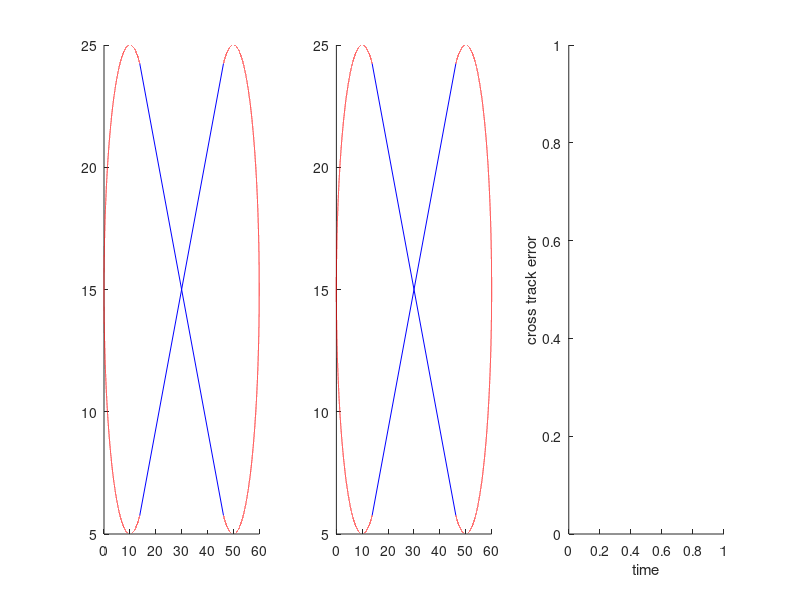

This figure's MATLAB source: (Note: this script raises an error after producing the figure.)
%%
clc, clear all, close all

%profile on

Cx1 = 10;
Cy1 = 15;
Cx2 = 50;
Cy2 = 15;
R1 = 10;
R2 = 10;

delta = pi/8;

theta1 = [ (pi/2 - delta) : 0.0001 : ((3*pi)/2 + delta) ];
theta2 = [ -(pi/2 + delta) : 0.0001 : (pi/2 + delta) ];

%theta3 = [ -(pi/2 + delta) : 0.0001 : (3*pi)/2 ];

Xarc1 = Cx1+R1*cos(theta1);
Yarc1 = Cy1+R1*sin(theta1);

Xarc2 = Cx2+R2*cos(theta2);
Yarc2 = Cy2+R2*sin(theta2);

%Xarc3 = Cx2+R2*cos(theta3);
%Yarc3 = Cy2+R2*sin(theta3);


Dx1 = Xarc1(length(Xarc1));
Dy1 = Yarc1(length(Yarc1));

Dx2 = Xarc1(1);
Dy2 = Yarc1(1);

Ex1 = Xarc2(1);
Ey1 = Yarc2(1);

Ex2 = Xarc2(length(Xarc2));
Ey2 = Yarc2(length(Yarc2));


X_reta1= [Dx1 Ex2];
Y_reta1= [Dy1 Ey2];
X_reta2= [Dx2 Ex1];
Y_reta2= [Dy2 Ey1];




figure(1)
hold on
grid on
%ffullscreen()

%subplot(1,2,1), hold on
subplot(1,3,1), hold on
% plot(Xarc1,Yarc1,'-r')
% plot(Xarc2,Yarc2,'-r')
% plot(Xarc3,Yarc3,'--r')
% plot(X_reta1,Y_reta1,'-b');
% plot(X_reta2,Y_reta2,'-b');
plot(Xarc1,Yarc1,'-r', Xarc2,Yarc2,'-r', ...
    X_reta1,Y_reta1,'-b', X_reta2,Y_reta2,'-b')


%subplot(1,2,2), hold on
subplot(1,3,2), hold on
plot(Xarc1,Yarc1,'-r', Xarc2,Yarc2,'-r', ...
    X_reta1,Y_reta1,'-b', X_reta2,Y_reta2,'-b')


subplot(1,3,3), hold on
xlabel('time')
ylabel('cross track error')

%FullScreen:
set(gcf, 'Position', get(0, 'Screensize'));

%Passar as retas para arrays de muitos pontos
%para depois os percorrermos no ciclo while
reta1Xvector = linspace(X_reta1(1), X_reta1(2), length(Xarc2));
reta1Yvector = linspace(Y_reta1(1), Y_reta1(2), length(Xarc2));

reta2Xvector = linspace(X_reta2(1), X_reta2(2), length(Xarc2));
reta2Yvector = linspace(Y_reta2(1), Y_reta2(2), length(Xarc2));


% 
% reta1Xvector = linspace(X_reta1(1), X_reta1(2), ceil(39270/6));
% reta1Yvector = linspace(Y_reta1(1), Y_reta1(2), ceil(39270/6));
% 
% reta2Xvector = linspace(X_reta2(1), X_reta2(2), ceil(39270/6));
% reta2Yvector = linspace(Y_reta2(1), Y_reta2(2), ceil(39270/6));



%Percurso: Reta1-Arco-Reta2-Arco
%Corrigir o sentido dos arrays:
%Arco-2 (sentido descendente) : flip(arc2)
%Reta-2 (sentido ascendente) : flip(reta2)
PontosX = [reta1Xvector, flip(Xarc2), flip(reta2Xvector), Xarc1];
PontosY = [reta1Yvector, flip(Yarc2), flip(reta2Yvector), Yarc1];





%Definir um ponto inicial no mapa adicionando um Offset
%para que n�o coincida exatamente com o ponto da curva
startIndex = randi([1 length(PontosX)]);
Pxinicial = PontosX(startIndex) + gerarOffset(rand());
Pyinicial = PontosY(startIndex) + gerarOffset(rand());


%Pxatual = Pxinicial
%Pyatual = Pyinicial


%Pxatual = 15;  %Pxinicial
%Pyatual = 13;  %Pyinicial


Pxatual = 20 + 2*round(randn,2)  %Pxinicial
Pyatual = 11 + 2*round(randn,2)  %Pyinicial

%Obter a interse��o das duas retas:
%[intersectX, intersectY] = intersections(Dx1, Dy1, Dx2, Dy2, Ex1, Ey1, Ex2, Ey2);
[intersectX, intersectY] = intersections(Dx1, Dy1, Dx2, Dy2, Ex1, Ey1, Ex2, Ey2);
%Obter o estado inicial:

%Estado 0: tri�ngulo inferior esquerdo
%Estado 1: tri�ngulo superior direito
%Estado 2: arco-2 (o da direita)
%Estado 3: tri�ngulo inferior direito
%Estado 4: tri�ngulo superior esquerdo
%Estado 5: arco-1 (o da esquerda)
[state, Q, d] = initialState(Pxatual,Pyatual, ...
                          Dx1, Dy1, Ex1, Ey1, Dx2, Dy2, Ex2, Ey2, ...
                          Cx1, Cy1, Cx2 , Cy2, R1, R2, ...
                          intersectX, delta)
% subplot(1,2,1)
% plot(Pxatual,Pyatual,'.-c')
% plot(Q(1), Q(2),'.-r')
% plot([Pxatual Q(1)], [Pyatual Q(2)], ':m')




%Control_PD(Pxatual, Pyatual, Dx1, Dy1, Ex2, Ey2, Ex1, Ey1, Dx2, Dy2, R1, R2, state)
% Kp = 0.08125;
% Kd = 0.5005;
threshold = d;
Kp = 5 %0.0709      
Kd = 10 %0.467

Kp = 5.0700
Kp = 2
Kd = 9.9300

Ki = 0.005;

custo = 0;
profile off
profile on
%{
custo = CostControl_PD_KpKd(Pxatual, Pyatual, ...
                Dx1, Dy1, Ex2, Ey2, Ex1, Ey1, Dx2, Dy2, ... 
                R1, R2, Cx1, Cy1, Cx2, Cy2, ...
                state, Kp, Kd, Ki, threshold, Q)
custo = CostControl_PD_KpKd(Pxatual, Pyatual, ...
                Dx1, Dy1, Ex2, Ey2, Ex1, Ey1, Dx2, Dy2, ... 
                R1, R2, Cx1, Cy1, Cx2, Cy2, ...
                state, Kp, Kd, Ki, threshold, Q)

%}





tic

custo = CostControl_PD_KpKdKi(Pxatual, Pyatual, ...
                Dx1, Dy1, Ex2, Ey2, Ex1, Ey1, Dx2, Dy2, ... 
                R1, R2, Cx1, Cy1, Cx2, Cy2, ...
                state, Kp, Kd, Ki, threshold, Q)
toc

profile off
profile viewer


%%
close all
figure(2)

















%%
clc, close all

Kp = 5.0700
Kd = 9.9300

custo = 0
melhorCusto = 78.075 %Kp = 5.07, Kd = 9.93, Ki = 0.005
iter = 0;
totalIters = 0;
j=25000;

%Kp = 5.07, Kd = 9.93, Ki = 0.005
loopTime = tic;

step = 0.001*10

for Kp = 4.000:step:5.000
    for Kd = 8.000:step:12.000
        for Ki = 0.001:step:10.00
            t0 = tic;
            custo = CostControl_PD_KpKdKi_SemPlots(Pxatual, Pyatual, ...
                    Dx1, Dy1, Ex2, Ey2, Ex1, Ey1, Dx2, Dy2, ... 
                    R1, R2, Cx1, Cy1, Cx2, Cy2, ...
                    state, Kp, Kd, Ki, threshold, Q);
            if (custo < melhorCusto)
                dt = toc(t0);
                melhorCusto = custo;
                fprintf("Kp = %.4f | Kd = %.4f | Ki = %.4f | Custo = %.5f | dt = %.4f [s]\n-------------\n", Kp, Kd, Ki, melhorCusto, dt);
                fid = fopen('valoresKpKdKi.txt','a');
                fprintf(fid, "Kp = %.4f | Kd = %.4f | Ki = %.4f | Custo = %.5f | dt = %.4f [s]\n-------------\n", Kp, Kd, Ki, melhorCusto, dt);
                fclose(fid);
            end

            if (rem(iter, j) == 0)
                %De j em j mostra quantas itera��es j� fez
                totalIters = totalIters + j;
                fprintf("TotalIterations = %d | Kp = %.4f | Kd = %.4f | Ki = %.4f\n", totalIters, Kp, Kd, Ki)
            end
            iter = iter + 1;
        end
        
    end
end


totalTime = toc('loopTime');
fprintf("TotalIterations = %d | TotalTime = %.4f [s]\n\n", totalIters, totalTime)






%%
custo = 0
melhorCusto = 276.85
for Kp = 4.90:0.01:5.10
    for Kd = 9.90:0.01:10.10
        custo = CostControl_PD_KpKd(Pxatual, Pyatual, ...
                Dx1, Dy1, Ex2, Ey2, Ex1, Ey1, Dx2, Dy2, ... 
                R1, R2, Cx1, Cy1, Cx2, Cy2, ...
                state, Kp, Kd, Ki, threshold, Q);
        if (custo < melhorCusto)
            melhorCusto = custo;
            fprintf("Kp = %.4f | Kd = %.4f | Custo = %.5f\n-------------\n", Kp, Kd, melhorCusto);
            fid = fopen('valoresKpKd.txt','a');
            fprintf(fid, "Kp = %.4f | Kd = %.4f | Custo = %.5f\n-------------\n", Kp, Kd, melhorCusto);
            fclose(fid);
        end
        
    end
end


















%%
%codigo iterativo
clc, close all

pastaInicial = 'C:\Users\Podengos\Documents\MATLAB\SYSTEC - SummerSchool\v3';
pastaPlots = 'C:\Users\Podengos\Documents\MATLAB\SYSTEC - SummerSchool\v3\plots';
%Kp = 0.0805
%Kd = 0.5002
Ki = 0;
threshold = d;
for Kp = 0.0700:0.0001:0.0900
    for Kd = 0.400:0.001:0.600
        fprintf("Kp = %.4f | Kd = %.4f \n", Kp, Kd)
        
        
        figure(1)
        hold on
        grid on
        ffullscreen()

        subplot(1,2,1), hold on
        plot(Xarc1,Yarc1,'-r', Xarc2,Yarc2,'-r', ...
            X_reta1,Y_reta1,'-b', X_reta2,Y_reta2,'-b')


        subplot(1,2,2), hold on
        plot(Xarc1,Yarc1,'-r', Xarc2,Yarc2,'-r', ...
            X_reta1,Y_reta1,'-b', X_reta2,Y_reta2,'-b')

        shg

        
        
        Control_PD_KpKd(Pxatual, Pyatual, ...
                Dx1, Dy1, Ex2, Ey2, Ex1, Ey1, Dx2, Dy2, ... 
                R1, R2, Cx1, Cy1, Cx2, Cy2, ...
                state, Kp, Kd, Ki, threshold, Q)
        titulo = "Kp = " + string(Kp) + "| Kd = " + string(Kd);
        title(titulo)
        
        cd(pastaPlots)
        gravar_plot()
        cd(pastaInicial)
        
        close all
        
    end
end










%{



%%
clc, close all

pastaInicial = 'C:\Users\Podengos\Documents\MATLAB\SYSTEC - SummerSchool\v3';
pastaPlots = 'C:\Users\Podengos\Documents\MATLAB\SYSTEC - SummerSchool\v3\plots';
%Kp = 0.0805
%Kd = 0.5002

for Kp = 0.0700:0.0001:0.0900
    for Kd = 0.400:0.001:0.600
        fprintf("Kp = %.4f | Kd = %.4f \n", Kp, Kd)
        figure(1)
        hold on
        grid on

        plot(Xarc1,Yarc1,'-r')
        plot(Xarc2,Yarc2,'-r')
        plot(X_reta1,Y_reta1,'-b');
        plot(X_reta2,Y_reta2,'-b');
        
        Control_PD_KpKd(Pxatual, Pyatual, Dx1, Dy1, Ex2, Ey2, Ex1, Ey1, Dx2, Dy2, R1, R2, state, Kp, Kd)
        
        titulo = "Kp = " + string(Kp) + "| Kd = " + string(Kd);
        title(titulo)
        
        cd(pastaPlots)
        gravar_plot()
        cd(pastaInicial)
        
        close all
        
    end
end
%}


    




